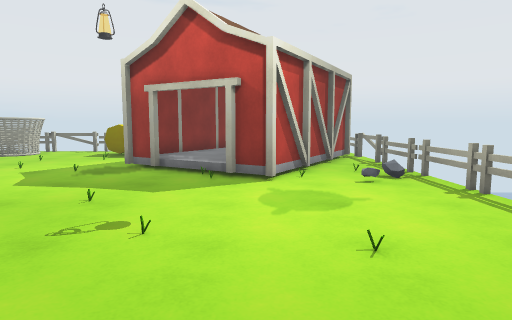
View 1 (above)

16 first-person views from a walk through a Unity game level. The camera is 1.4 m above the floor, tilts 6° down and sees 75° across. The floor is counted in squares, 1 m on a side. Each view is taken from the middle of a square. On the plan, view 1 faces up. The plan holds only what a view shows up to about 15 squares ahead; the rest is blank. The place goes on beyond the plan. Some animated figures are not drawn. Surface patterns are stand-ins for the level's own textures.

View 2
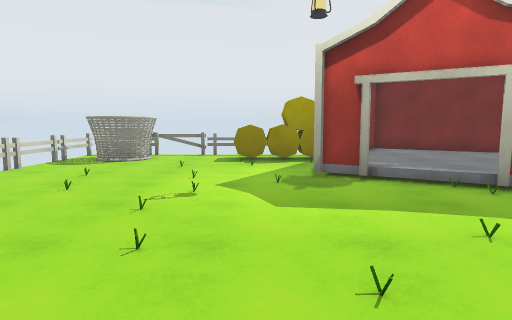

View 3
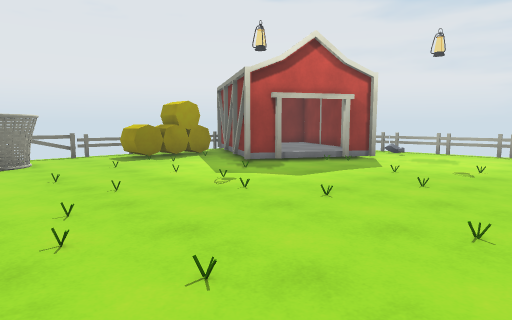

View 4
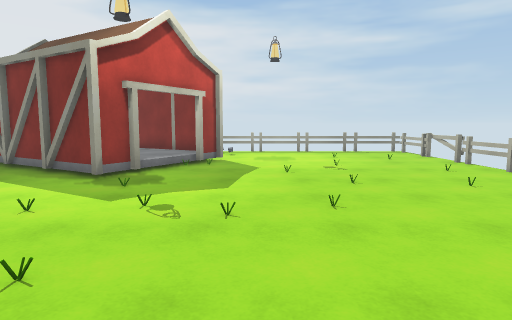

View 5
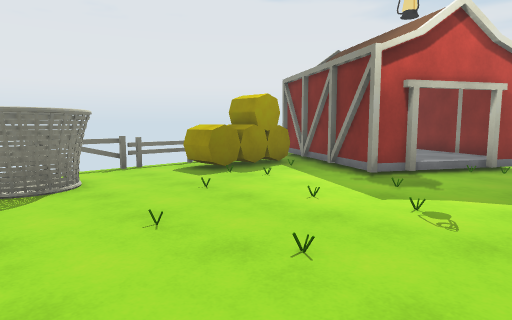

View 6
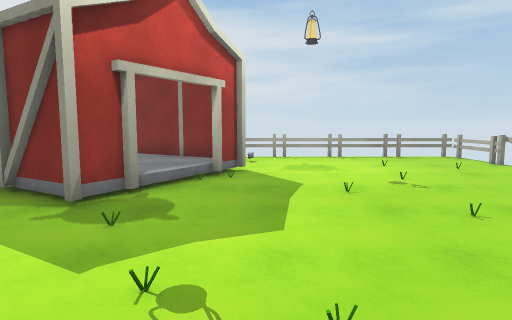

View 7
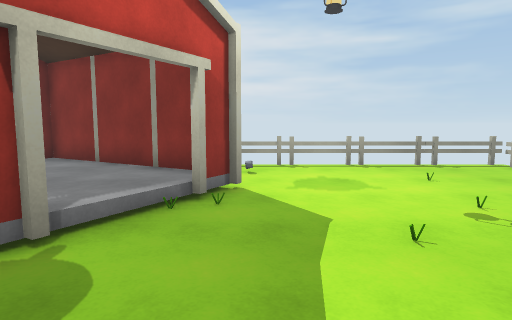

View 8
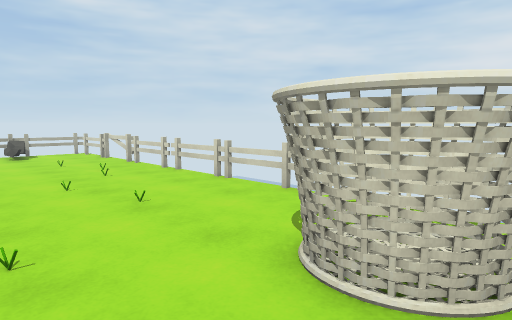

View 9
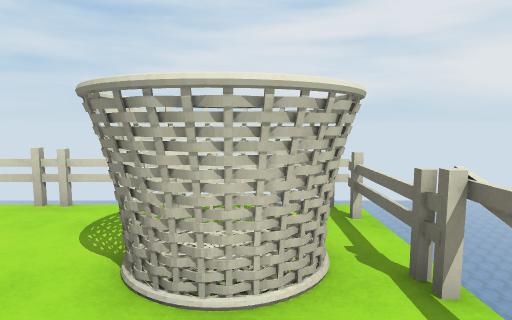

View 10
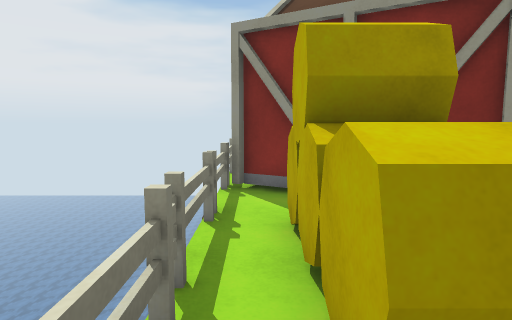

View 11
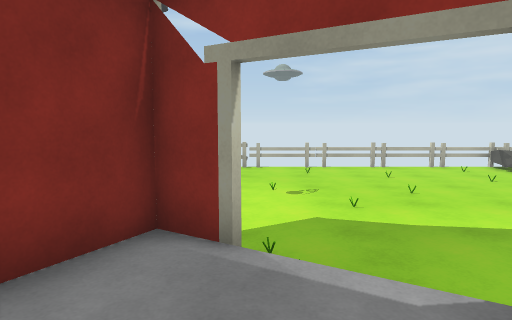

View 12
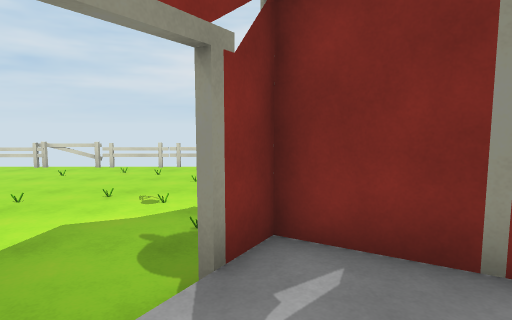

View 13
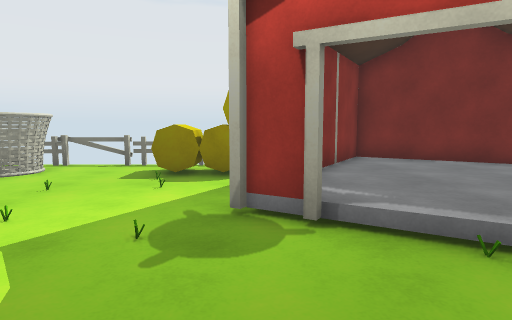

View 14
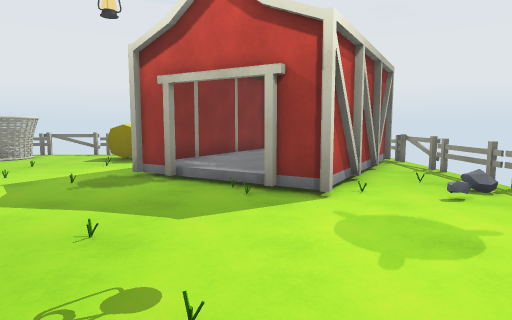

View 15
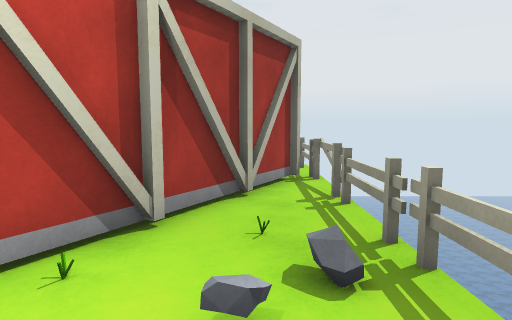

View 16
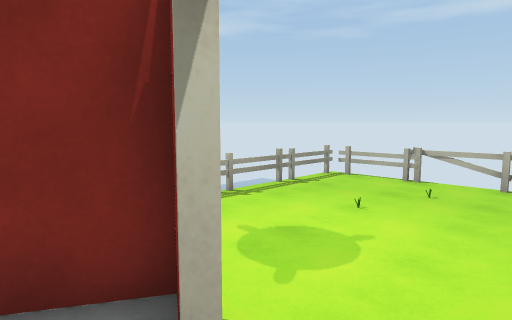

### Floor plan
Key: @ floor where view 1 was taken; # wall or solid block; x gap in a wall; . main floor; : floor 0.25 m higher than the main floor; / step, stairs or slope; = window, fence, low wall or low ledge; ^ raised ledge; v drop or lower ground; B basket; O other object.
Columns run from 14 left of view 1 to 5 right of it. Each row starts with its distance up from view 1.
 18 v===xvvvvvvvv=vv=
 17 =#BB.........##   ==
 16 =BBBB..^^#####:##  =
 15 =BBBB..#^^###::::##=
 14 v.B.......O#:::::##=
 13 v.....O.O..#:::::#.v
 12 v.........##::::##.v
 11 v..O..O...#::::##..v
 10 v........O../::#.O.v
  9 v...O..O....O.##...=
  8 v..O...............v
  7 v.....O............v
  6 v.O....O...O.......v
  5 v........O.........v
  4 v..O.........O.O...v
  3 x.....O............v
  2 x........O.....O...x
  1 v....O.....O.......v
  0   .^..........@....v
 -1   v=vvvvvvvvvvvxxvvv

Where each view was taken, in squares from view 1:
view 1: 0 up, 0 right, facing up
view 2: 2 up, 6 left, facing up
view 3: 2 up, 13 left, facing up-right
view 4: 7 up, 13 left, facing right
view 5: 7 up, 13 left, facing up-right
view 6: 8 up, 10 left, facing right
view 7: 8 up, 7 left, facing right
view 8: 17 up, 8 left, facing down-left
view 9: 16 up, 8 left, facing left
view 10: 17 up, 8 left, facing right
view 11: 13 up, 1 left, facing down
view 12: 11 up, 0 right, facing left
view 13: 6 up, 4 left, facing up
view 14: 2 up, 1 left, facing up
view 15: 6 up, 3 right, facing up
view 16: 10 up, 2 left, facing down-right
